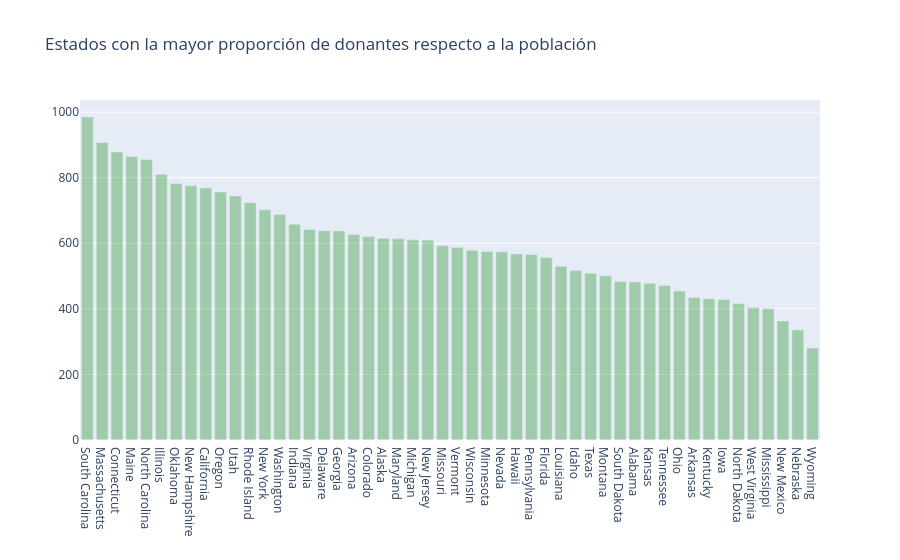

Notebook source saved alongside this figure:
### Markdown cell above
> - **California**, al ser el estado con la mayor población, también cuenta con la mayor cantidad de donantes registrados, con cerca de **300,000 donantes**. **San Francisco** y **Los Ángeles** son las principales ciudades de California donde se concentra el mayor número de donantes. Asimismo, California es el estado con el mayor número de escuelas y proyectos.
>
> - **Nueva York**, **Texas** y **Florida**, con aproximadamente **137,000**, **134,000** y **108,000** donantes, respectivamente, son los otros estados con la mayor cantidad de donantes. Las principales ciudades son **Nueva York**, **Miami**, **Tampa**, **Houston** y **Dallas**, donde se concentra la mayor parte de los donantes.
>
> - **Dakota del Norte**, **Dakota del Sur**, **Vermont** y **Wyoming** son los estados con el menor número de donantes, con menos de **4,000** cada uno. Además, existe una categoría denominada **"Others" (Otros)** en los datos de los estados, que probablemente agrupa a donantes docentes o a donantes provenientes de otros países.
>
> - Considerando todas las ciudades de Estados Unidos, las tres con mayor número de donantes son **Chicago** (aproximadamente **35 mil donantes**), **Nueva York** (aproximadamente **27 mil**) y **Brooklyn** (aproximadamente **22 mil**). Las ciudades californianas de **San Francisco** y **Los Ángeles** ocupan el cuarto y quinto lugar, con alrededor de **18 mil** y **16 mil** donantes, respectivamente.

## <a>Conjunto de datos ajustado por población</a>

Los estados que encabezan las gráficas anteriores son, en gran medida, los que poseen una población más alta. Por ello, resulta interesante analizar el **número de donantes por cada 100,000 habitantes** en cada estado.

Para este análisis se ha incorporado un conjunto de datos ajustado por población, que incluye la población de cada estado de Estados Unidos correspondiente al año **2013**.

**Conjunto de datos de población:** http://www.enchantedlearning.com/usa/states/population.shtml

## <a id="2.3">2.3 Estados con la mayor **proporción de donantes respecto a la población**</a>

### Code cell
# Población estimada por estado (Censo de EE. UU., 2013)
census_2013 = {
    'Mississippi': 2991207, 'Iowa': 3090416, 'Oklahoma': 3850568,
    'Delaware': 925749, 'Minnesota': 5420380, 'Alaska': 735132,
    'Illinois': 12882135, 'Arkansas': 2959373, 'New Mexico': 2085287,
    'Indiana': 6570902, 'Maryland': 5928814, 'Louisiana': 4625470,
    'Texas': 26448193, 'Wyoming': 582658, 'Arizona': 6626624,
    'Wisconsin': 5742713, 'Michigan': 9895622, 'Kansas': 2893957,
    'Utah': 2900872, 'Virginia': 8260405, 'Oregon': 3930065,
    'Connecticut': 3596080, 'New York': 19651127,
    'California': 38332521, 'Massachusetts': 6692824,
    'West Virginia': 1854304, 'South Carolina': 4774839,
    'New Hampshire': 1323459, 'Vermont': 626630,
    'Georgia': 9992167, 'North Dakota': 723393,
    'Pennsylvania': 12773801, 'Florida': 19552860,
    'Hawaii': 1404054, 'Kentucky': 4395295,
    'Rhode Island': 1051511, 'Nebraska': 1868516,
    'Missouri': 6044171, 'Ohio': 11570808,
    'Alabama': 4833722, 'South Dakota': 844877,
    'Colorado': 5268367, 'Idaho': 1612136,
    'New Jersey': 8899339, 'Washington': 6971406,
    'North Carolina': 9848060, 'Tennessee': 6495978,
    'Montana': 1015165, 'District of Columbia': 646449,
    'Nevada': 2790136, 'Maine': 1328302
}

# Número de donantes por estado
donors_from_states = dict(donors_df['Donor State'].value_counts())

# Calcular el número de donantes por cada 100 000 habitantes
don_pop = {}
for state, don in donors_from_states.items():
    if state not in census_2013:
        continue
    don_pop[state] = float(don) * 100000 / census_2013[state]

import operator

# Ordenar los estados según la proporción de donantes
don_pop = sorted(don_pop.items(), key=operator.itemgetter(1), reverse=True)

xx = [x[0] for x in don_pop][1:]
yy = [x[1] for x in don_pop][1:]

trace2 = go.Bar(
    x=xx,
    y=yy,
    name='Donantes por población',
    marker=dict(color='green'),
    opacity=0.3
)

data = [trace2]

layout = go.Layout(
    barmode='group',
    legend=dict(dict(x=-0.1, y=1.2)),
    margin=dict(b=120),
    title='Estados con la mayor proporción de donantes respecto a la población'
)

fig = go.Figure(data=data, layout=layout)
iplot(fig, filename='grouped-bar')

### Figure 1 — Plotly figure (JSON) as saved in the notebook; plotly's stock layout.template omitted (floating-point values rounded to 4 significant figures)
{"data": [{"marker": {"color": "green"}, "name": "Donantes por población", "opacity": 0.3, "type": "bar", "x": ["South Carolina", "Massachusetts", "Connecticut", "Maine", "North Carolina", "Illinois", "Oklahoma", "New Hampshire", "California", "Oregon", "Utah", "Rhode Island", "New York", "Washington", "Indiana", "Virginia", "Delaware", "Georgia", "Arizona", "Colorado", "Alaska", "Maryland", "Michigan", "New Jersey", "Missouri", "Vermont", "Wisconsin", "Minnesota", "Nevada", "Hawaii", "Pennsylvania", "Florida", "Louisiana", "Idaho", "Texas", "Montana", "South Dakota", "Alabama", "Kansas", "Tennessee", "Ohio", "Arkansas", "Kentucky", "Iowa", "North Dakota", "West Virginia", "Mississippi", "New Mexico", "Nebraska", "Wyoming"], "y": [985.2, 907.4, 878.8, 864.7, 855.5, 810.3, 782.6, 775.2, 768.8, 756.8, 744.2, 723.7, 702.0, 688.0, 658.0, 641.9, 638.0, 637.8, 626.7, 620.8, 614.7, 613.5, 610.7, 609.8, 592.6, 586.8, 578.4, 575.3, 574.0, 567.4, 565.8, 556.6, 530.1, 516.7, 508.3, 501.2, 483.4, 482.3, 478.1, 471.1, 454.3, 434.8, 430.7, 428.4, 416.4, 404.3, 401.1, 363.3, 335.7, 280.4]}], "layout": {"barmode": "group", "legend": {"x": -0.1, "y": 1.2}, "margin": {"b": 120}, "title": {"text": "Estados con la mayor proporción de donantes respecto a la población"}}}
